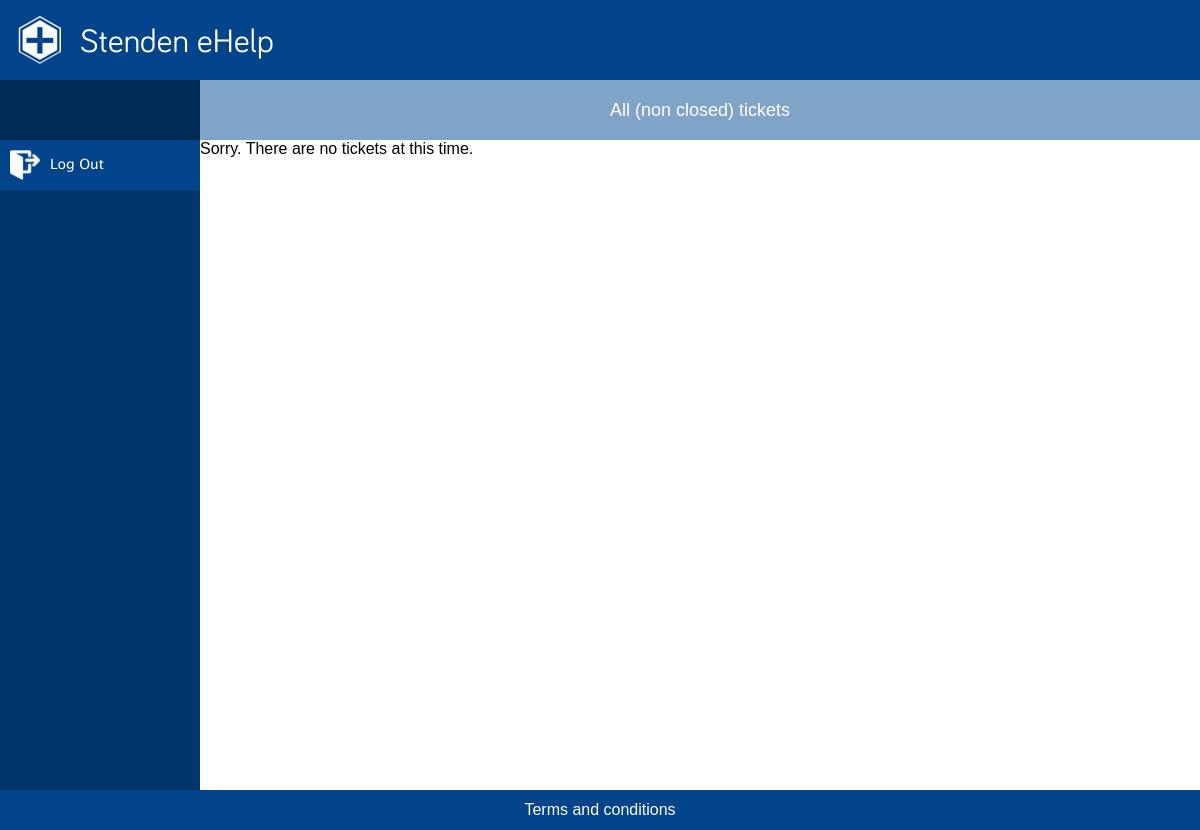
The page /tickets.php on the database as committed earlier.
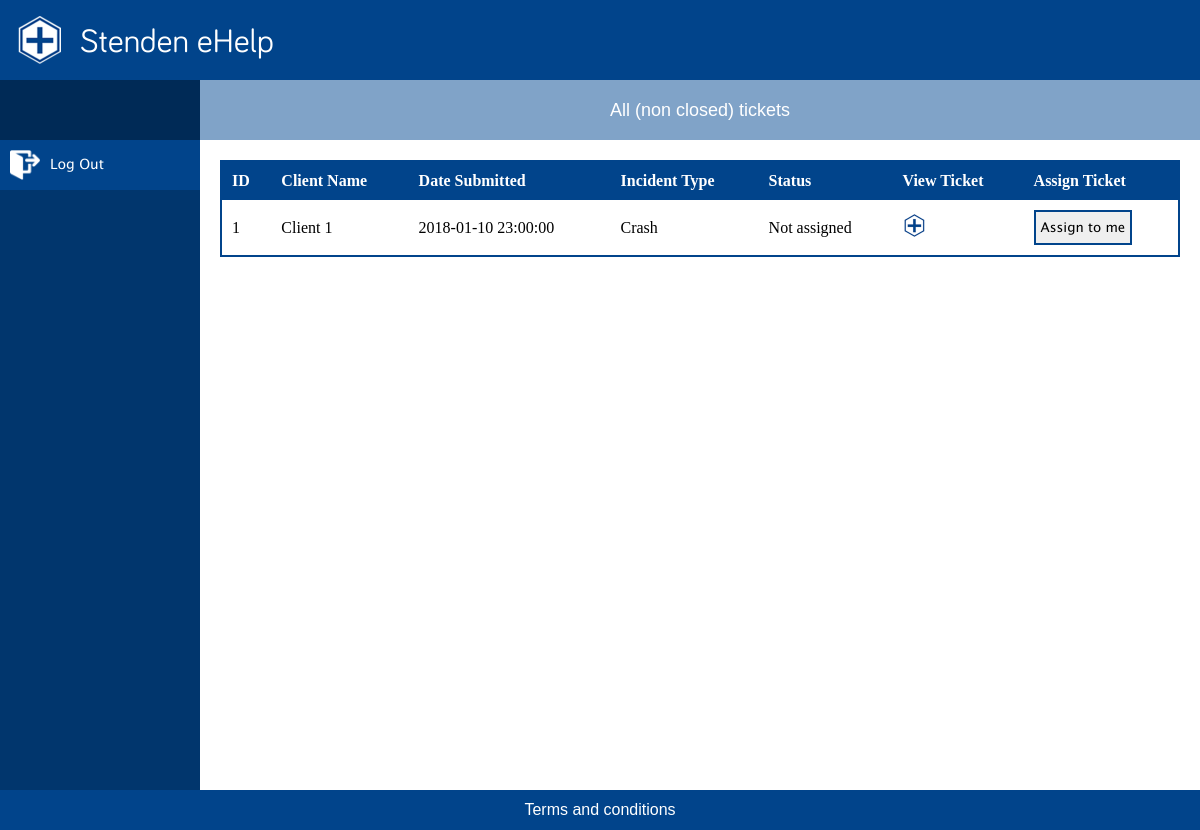
The same page on the database as committed later.
### tables this page shows
CREATE TABLE `incident` (
  `incident_id` int(11) NOT NULL,
  `client_id` int(5) DEFAULT NULL,
  `operator_id` int(5) DEFAULT NULL,
  `status_id` int(11) DEFAULT '1',
  `category_id` int(11) DEFAULT NULL,
  `description` varchar(512) DEFAULT NULL,
  `solution` varchar(512) DEFAULT NULL,
  `start_date` timestamp NULL DEFAULT CURRENT_TIMESTAMP,
  `end_date` datetime DEFAULT NULL
);

CREATE TABLE `users` (
  `id` int(5) NOT NULL,
  `isEmployee` tinyint(1) NOT NULL DEFAULT '0',
  `name` varchar(60) NOT NULL,
  `phone` varchar(15) NOT NULL,
  `email` varchar(60) NOT NULL,
  `username` varchar(32) NOT NULL,
  `password` varchar(60) NOT NULL,
  `has_maintenance_license` tinyint(1) NOT NULL DEFAULT '0',
  `position_id` int(5) NOT NULL,
  `contact_id` int(5) NOT NULL
);

CREATE TABLE `category` (
  `category_id` int(11) NOT NULL,
  `category_name` varchar(30) NOT NULL
);

CREATE TABLE `status` (
  `status_id` int(11) NOT NULL,
  `status_name` varchar(30) NOT NULL
);

### php/permissions.php (called while the page is built, shortened)
<?php
$permissionTable = [
    "client" => [
        "view" => ['faq.php', 'submitTicket.php', 'MyTickets.php', 'messages.php', 'terms.php'],
        "edit" => ['viewTicket.php'],
        "delete" => []
    ],
    "no license" => [
        "view" => ['faq.php', 'terms.php'],
        "edit" => [],
        "delete" => []
    ],
    "operator" => [
        "view" => ['tickets.php', 'MyTickets.php', 'messages.php','terms.php'],
        "edit" => ['viewTicket.php'],
    ],
    "team leader" => [
        "view" => ['tickets.php', 'MyTickets.php', 'messages.php', 'statistics.php', 'statistics2.php','terms.php'],
        "edit" => ['viewTicket.php'],
    ]
];

### tickets.php (the view, shortened to what this page needs)
<?php
require "php/conn.php";
require "php/permissions.php";
require "php/functions.php";
    if(is_employee()){
        $sql = "SELECT * FROM incident
                        INNER JOIN users ON incident.client_id = users.id
                        INNER JOIN category ON incident.category_id = category.category_id
                        INNER JOIN status ON incident.status_id = status.status_id
                        WHERE status_name = 'Not assigned'
                        ORDER BY incident_id DESC";
    }
    $tickets = mysqli_query($conn, $sql);
    $userString = "SELECT * FROM users WHERE position_id = 2";
?>
<!DOCTYPE HTML>
<html lang="en">
    <head>
        <link rel="stylesheet" href="css/mainCSS.css">
    </head>
    <body>
    <div class="wrapper">
        <div class="header">
            <div class="logo">
                <img src="img/logo.png" alt="Stenden eHelp">
            </div>
            <p>Stenden eHelp</p>
        </div>
        <div id="content-wrapper">
            <div id="sidebar">
                <div class="userDetails">
                </div>
                <div class="navWrapper">
                    <?= generateMenu() ?>
                </div>
            </div>
            <div class="content">
                <div class="titleBox"><p>All (non closed) tickets</p></div>
                <?php if($tickets->num_rows == 0) { ?>
                    <p>Sorry. There are no tickets at this time.</p>
                <?php } else { ?>
                    <table class="fancy-table">
                        <tr>
                            <th>ID</th>
                            <?php if(is_employee()){ ?>
                                <th>Client Name</th>
                            <?php } else { ?>
                                <th>Operator Name</th>
                            <?php } ?>
                            <th>Date Submitted</th>
                            <th>Incident Type</th>
                            <th>Status</th>
                            <th>View Ticket</th>
                            <th>Assign Ticket</th>
                        </tr>
                <?php while ($row = mysqli_fetch_assoc($tickets)){
                          $userQuery = mysqli_query($conn, $userString);
                           ?>
                            <tr>
                                <td><?= $row['incident_id'] ?></td>
                                <td><?= $row['name'] ?></td>
                                <td><?= $row['start_date'] ?></td>
                                <td><?= $row['category_name'] ?></td>
                                <td><?= $row['status_name'] ?></td>
                                <td><a href='ViewTicket.php?ticket=<?= $row['incident_id'] ?>'><img src='img/logo.png' alt='logo link' width='25' height='25'></a></td>
                                <td><form action="tickets.php" method="post">
                                    <?php
                                    if ($_SESSION['userType'] == "Team Leader"){?>
                                      <select name='assign' id='input7'>
                                        <option value="NULL" disabled selected>Choose Operator</option>
                                        <?php
                                        echo "<option value=" . $_SESSION['id']. ">" . $_SESSION['name'] . "</option>";
                                        while($row = mysqli_fetch_assoc($userQuery)){
                                          echo "<option value=" . $row['id'] . ">" . $row['name'] . "</option>";
                                        }
                                        mysqli_free_result($userQuery);
                                      echo "</select>";
                                      echo "<input style='margin-left:10px;' type='submit' value='Assign' name='submit'>";
                                    }else{
                                        ?> <input type="submit" value="Assign to me" name="submit">
                                    <?php } ?>
                                  </form></td>
                            </tr>
                        <?php } ?>
                <?php } ?>
                            </table>
        </div>
            </div>
            <div class="footer">
                <div class="terms">
                    <p>Terms and conditions</p>
                </div>
            </div>
              </body>
          </html>

Rows that differ between the two databases and show on the page:
now on this page (row edited): incident: incident_id "1", client.name "Client 1", start_date "2018-01-10 23:00:00", category.category_name "Crash", status.status_name "Not assigned"
Other text that changed with them:
text no longer shown: "Sorry. There are no tickets at this time."
text now shown: "ID Client Name Date Submitted Incident Type Status View Ticket Assign Ticket"
